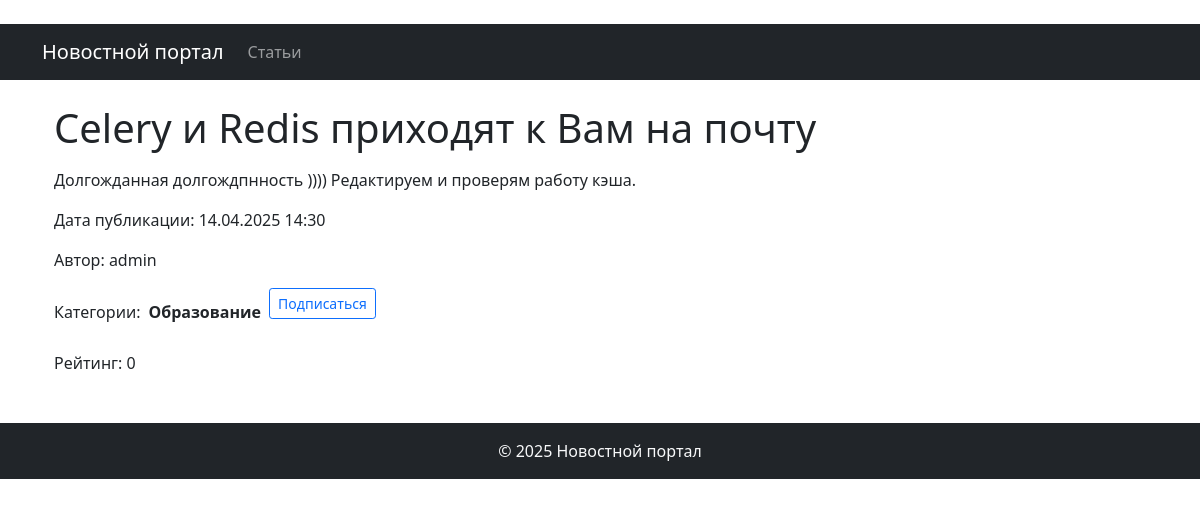
Screenshot of /news/134/ (signed in) with the database file from the repository.
### biblio/models.py (models this page shows, shortened)
class Post(models.Model):
    NEWS = 'NW'
    ARTICLE = 'AR'
    POST_TYPES = [
        (NEWS, 'Новость'),
        (ARTICLE, 'Статья')
    ]
    author = models.ForeignKey(Author, on_delete=models.CASCADE)
    post_type = models.CharField(max_length=2, choices=POST_TYPES)
    created_at = models.DateTimeField(auto_now_add=True)
    categories = models.ManyToManyField(Category, through='PostCategory')
    title = models.CharField(max_length=255)
    text = models.TextField()
    rating = models.IntegerField(default=0)

class Author(models.Model):
    user = models.OneToOneField(User, on_delete=models.CASCADE)
    rating = models.IntegerField(default=0)

class Category(models.Model):
    name = models.CharField(max_length=255, unique=True)
    subscribers = models.ManyToManyField(User, blank = True, related_name='categories')

### biblio/views.py (the view)
# urls.py: path('news/<int:pk>/', cache_page(60*5)(NewsDetail.as_view()), name='news_detail'),
class NewsDetail(PermissionRequiredMixin, DetailView):
    model = Post
    template_name = 'news/news_detail.html'
    context_object_name = 'news'
    permission_required = ('biblio.view_post',)

### biblio/templatetags/custom_filters.py (called while the page is built)
@register.filter()
def censor (value):
    for word in censor_list:
        value = value.replace(word[1:-1], "*" * len(word[1:-1]))
    return value

### templates/news/news_detail.html (shortened to what this page needs)
﻿{% extends 'default.html' %}
{% load custom_filters %}
{% block content %}
    <div class="container mt-3">
        <div class="news-detail">
            <div class="d-flex align-items-center">
                <h1 class="mb-0 me-2">{{ news.title|censor }}</h1>
            </div>
            <div class="post-content mt-3">
                {{ news.text|censor|linebreaks }}
            </div>
            <div class="post-meta mt-3">
                <p>Дата публикации: {{ news.created_at|date:"d.m.Y H:i" }}</p>
                <p>Автор: {{ news.author.user.username }}</p>
                <div class="d-flex align-items-center flex-wrap">
                    <span class="me-2">Категории:</span>
                    {% for category in news.categories.all %}
                    <span class="d-inline-flex align-items-center me-3">
                        <strong>{{ category.name }}</strong>
                        {% if user.is_authenticated %}
                        <form action="{% url 'biblio:subscribe' category.id %}" method="post" class="ms-2">
                            <button type="submit" class="btn btn-sm {% if user in category.subscribers.all %}btn-outline-danger{% else %}btn-outline-primary{% endif %}">
                                {% if user in category.subscribers.all %}Отписаться{% else %}Подписаться{% endif %}
                            </button>
                        </form>
                        {% endif %}
                    </span>
                    {% endfor %}
                </div>
            </div>
            <div class="post-rating mt-3">
                <p>Рейтинг: {{ news.rating }}</p>
            </div>
        </div>
    </div>
{% endblock content %}

### rows the page displays
Post: title|censor "Celery и Redis приходят к Вам на почту", text|censor "Долгожданная долгождпнность )))) Редактируем и проверям работу кэша.", created_at "14.04.2025 14:30", author.user.username "admin", rating "0"
Category: name "Образование", shows "Подписаться"
